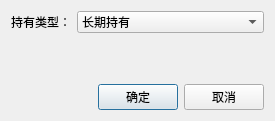
<?xml version="1.0" encoding="UTF-8"?>
<ui version="4.0">
 <class>JKSetTradeProperty</class>
 <widget class="QDialog" name="JKSetTradeProperty">
  <property name="geometry">
   <rect>
    <x>0</x>
    <y>0</y>
    <width>275</width>
    <height>121</height>
   </rect>
  </property>
  <property name="windowTitle">
   <string>设置交易属性</string>
  </property>
  <layout class="QFormLayout" name="formLayout">
   <item row="0" column="0">
    <widget class="QLabel" name="label">
     <property name="text">
      <string>持有类型：</string>
     </property>
    </widget>
   </item>
   <item row="0" column="1">
    <widget class="QComboBox" name="cmbBxHoldType">
     <item>
      <property name="text">
       <string>长期持有</string>
      </property>
     </item>
     <item>
      <property name="text">
       <string>中期持有</string>
      </property>
     </item>
     <item>
      <property name="text">
       <string>短期持有</string>
      </property>
     </item>
    </widget>
   </item>
   <item row="2" column="0" colspan="2">
    <layout class="QHBoxLayout" name="horizontalLayout">
     <item>
      <spacer name="horizontalSpacer">
       <property name="orientation">
        <enum>Qt::Horizontal</enum>
       </property>
       <property name="sizeHint" stdset="0">
        <size>
         <width>40</width>
         <height>20</height>
        </size>
       </property>
      </spacer>
     </item>
     <item>
      <widget class="QPushButton" name="pBtnOK">
       <property name="text">
        <string>确定</string>
       </property>
      </widget>
     </item>
     <item>
      <widget class="QPushButton" name="pBtnCancel">
       <property name="text">
        <string>取消</string>
       </property>
      </widget>
     </item>
    </layout>
   </item>
   <item row="1" column="0">
    <spacer name="verticalSpacer">
     <property name="orientation">
      <enum>Qt::Vertical</enum>
     </property>
     <property name="sizeHint" stdset="0">
      <size>
       <width>20</width>
       <height>40</height>
      </size>
     </property>
    </spacer>
   </item>
  </layout>
 </widget>
 <layoutdefault spacing="6" margin="11"/>
 <resources/>
 <connections/>
</ui>
